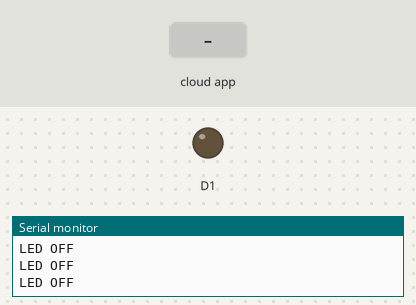
The sketch below on a simulated ESP8266 (NodeMCU). Parts: output pins drawn as LEDs (lit = HIGH), the last lines printed to the serial monitor. The test bench sets the inputs (shaded band). WiFi joins after 1.5 s; servers stay silent unless stated; the Firebase database answers and starts empty.

Above: at 2.8 s.
2.9 s: the phone or cloud app sets LED_STATUS to 1
At 3.7 s:
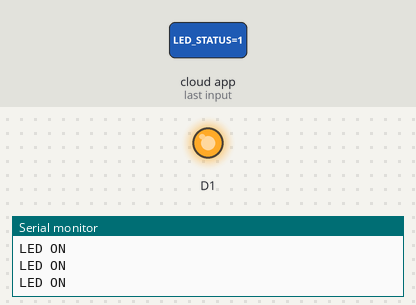
4.5 s: the phone or cloud app sets LED_STATUS to 0
At 4.9 s:
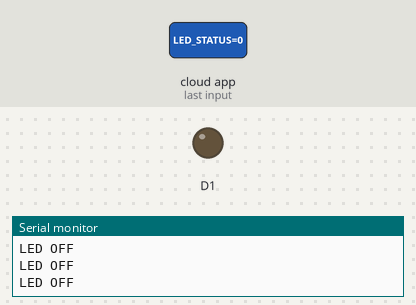
Timing chart, 0 to 7.5 s (numbered marks = the images above; inputs shaded):
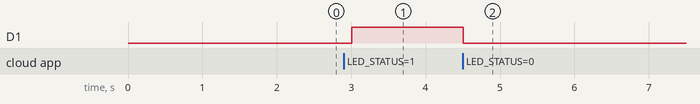

The sketch:

firebase-led-1.ino
```cpp
#include <ESP8266WiFi.h>
#include <FirebaseArduino.h>
// Set these to run example.
#define FIREBASE_HOST "test-fd331.firebaseio.com"
#define FIREBASE_AUTH "z7QmrqavNDt1jBFrkeTtqzqLzdYENPNydOkf8ODY"
#define WIFI_SSID "IVA"
#define WIFI_PASSWORD "30092015"
void setup() {
Serial.begin(9600);
pinMode(D1, OUTPUT);
// connect to wifi.
WiFi.begin(WIFI_SSID, WIFI_PASSWORD);
Serial.print("connecting");
while (WiFi.status() != WL_CONNECTED) {
Serial.print(".");
delay(500);
}
Serial.println();
Serial.print("connected: ");
Serial.println(WiFi.localIP());
Serial.print("firebase db: ");
Firebase.begin(FIREBASE_HOST, FIREBASE_AUTH);
Firebase.set("LED_STATUS", 0);
}
int n = 0;
void loop() {

if (Firebase.failed())
    {
//пытаемся подключиться к FireBase, но в моём случае не помогает(
      Firebase.begin(FIREBASE_HOST, FIREBASE_AUTH);
      delay(1000);
      Serial.print("errors db: ");
      return;
    }
    //если ошибок нет
    else
    {
//тут можно что-то покодить для мониторинга положительного результата подключения
// get value
n = Firebase.getInt("LED_STATUS");
// handle error
if (n==1) {
Serial.println("LED ON");
digitalWrite(D1,HIGH);
return;
delay(10);
}
else {
Serial.println("LED OFF");
digitalWrite(D1,LOW);
return;
}
    }
    delay(10);
}
```

Measured:
- after the input at 2.9 s, D1: LOW → HIGH after 0.10 s
- after the input at 4.5 s, D1: HIGH → LOW at once
